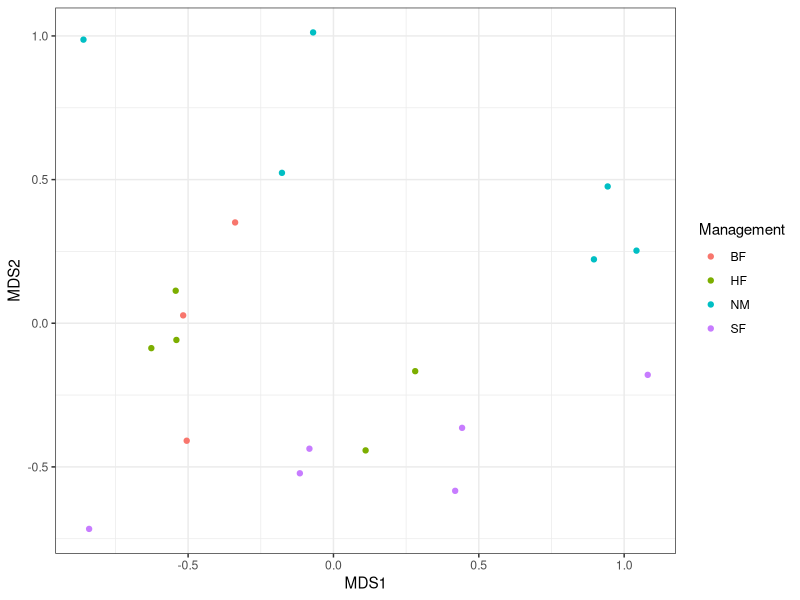
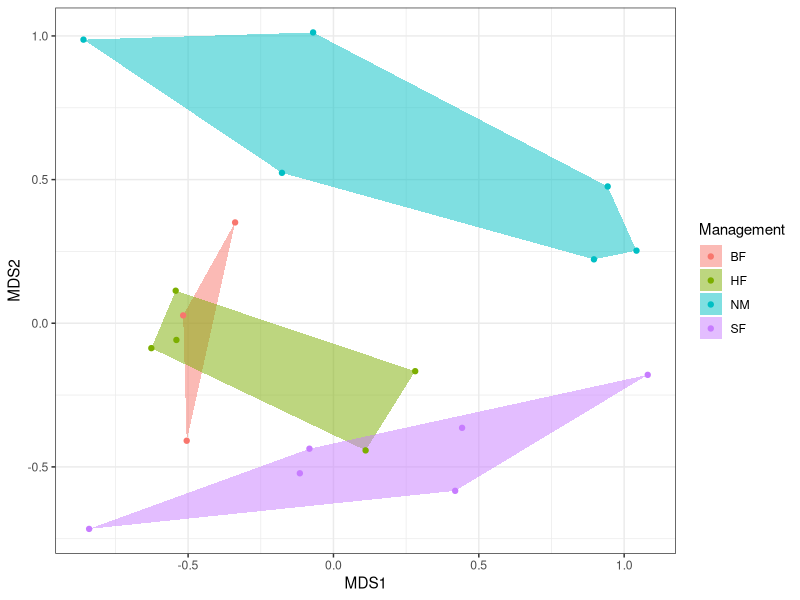

R code for these plots, in order: (Note: this script raises an error after producing the figures.)
library(vegan)
library(tidyverse)

data("dune")
data("dune.env")

sol <- metaMDS(dune)


Data <- sol$points %>% as.data.frame() %>% bind_cols(dune.env)

ggplot(Data, aes(MDS1, MDS2)) +
  geom_point(aes(color = Management)) +
  theme_bw()


StatChull <- ggproto("StatChull", Stat,
                     compute_group = function(data, scales) {
                       data[chull(data$x, data$y), , drop = FALSE]
                     },
                     
                     required_aes = c("x", "y")
) 


stat_chull <- function(mapping = NULL, data = NULL, geom = "polygon",
                       position = "identity", na.rm = FALSE, show.legend = NA, 
                       inherit.aes = TRUE, ...) {
  layer(
    stat = StatChull, data = data, mapping = mapping, geom = geom, 
    position = position, show.legend = show.legend, inherit.aes = inherit.aes,
    params = list(na.rm = na.rm, ...)
  )
}


ggplot(Data, aes(MDS1, MDS2)) +
  stat_chull(aes(fill = Management), alpha =0.5) +
  geom_point(aes(color = Management)) +
  theme_bw() 


Mod2 <- adonis2(dune ~ Management*A1, data = dune.env, by = NULL)
Mod1 <- adonis(dune ~ Management*A1, data = dune.env, by = NULL)


AICc.PERMANOVA <- function(adonis.model) {
  
  # check to see if object is an adonis model...
  
  if (!(adonis.model$aov.tab[1,1] >= 1))
    stop("object not output of adonis {vegan} ")
  
  # Ok, now extract appropriate terms from the adonis model
  # Calculating AICc using residual sum of squares (RSS) since I don't think that adonis returns something I can use as a liklihood function...
  
  RSS <- adonis.model$aov.tab[rownames(adonis.model$aov.tab) == "Residuals", "SumsOfSqs"]
  MSE <- adonis.model$aov.tab[rownames(adonis.model$aov.tab) == "Residuals", "MeanSqs"]
  
  k <- ncol(adonis.model$model.matrix)# + 1 # add one for error variance
  
  nn <- nrow(adonis.model$model.matrix)
  
  # AIC : 2*k + n*ln(RSS)
  # AICc: AIC + [2k(k+1)]/(n-k-1)
  
  # based on https://en.wikipedia.org/wiki/Akaike_information_criterion;
  # https://www.researchgate.net/post/What_is_the_AIC_formula;
  # http://avesbiodiv.mncn.csic.es/estadistica/ejemploaic.pdf
  
  # AIC.g is generalized version of AIC = 2k + n [Ln( 2(pi) RSS/n ) + 1]
  # AIC.pi = k + n [Ln( 2(pi) RSS/(n-k) ) +1],
  
  AIC <- 2*k + nn*log(RSS)
  AICc <- AIC + (2*k*(k + 1))/(nn - k - 1)
  
  output <- data.frame(AICc = AICc,k = k, n = nn)
  
  return(output)   
}

AICc.PERMANOVA2 <- function(adonis2.model) {
  
  # check to see if object is an adonis2 model...
  
  if (is.na(adonis2.model$SumOfSqs[1]))
    stop("object not output of adonis2 {vegan} ")
  
  # Ok, now extract appropriate terms from the adonis model Calculating AICc
  # using residual sum of squares (RSS or SSE) since I don't think that adonis
  # returns something I can use as a likelihood function... maximum likelihood
  # and MSE estimates are the same when distribution is gaussian See e.g.
  # https://www.jessicayung.com/mse-as-maximum-likelihood/;
  # https://towardsdatascience.com/probability-concepts-explained-maximum-likelihood-estimation-c7b4342fdbb1
  # So using RSS or MSE estimates is fine as long as the residuals are
  # Gaussian https://robjhyndman.com/hyndsight/aic/ If models have different
  # conditional likelihoods then AIC is not valid. However, comparing models
  # with different error distributions is ok (above link).
  
  
  RSS <- adonis2.model$SumOfSqs[ length(adonis2.model$SumOfSqs) - 1 ]
  MSE <- RSS / adonis2.model$Df[ length(adonis2.model$Df) - 1 ]
  
  nn <- adonis2.model$Df[ length(adonis2.model$Df) ] + 1
  
  k <- nn - adonis2.model$Df[ length(adonis2.model$Df) - 1 ]
  
  
  # AIC : 2*k + n*ln(RSS/n)
  # AICc: AIC + [2k(k+1)]/(n-k-1)
  
  # based on https://en.wikipedia.org/wiki/Akaike_information_criterion;
  # https://www.statisticshowto.datasciencecentral.com/akaikes-information-criterion/ ;
  # https://www.researchgate.net/post/What_is_the_AIC_formula;
  # http://avesbiodiv.mncn.csic.es/estadistica/ejemploaic.pdf;
  # https://medium.com/better-programming/data-science-modeling-how-to-use-linear-regression-with-python-fdf6ca5481be 
  

  AIC <- 2*k + nn*log(RSS/nn)
  AICc <- AIC + (2*k*(k + 1))/(nn - k - 1)

  output <- data.frame(AICc = AICc, k = k, N = nn)
  
  return(output)   
  
}

AICc.PERMANOVA2(Mod2)

AICc.PERMANOVA(Mod1)


data(dune)
data(dune.env)
mod0 <- rda(dune ~ 1, dune.env)  # Model with intercept only
mod1 <- rda(dune ~ ., dune.env)  # Model with all explanatory variables

## With scope present, the default direction is "both"
mod <- ordistep(mod0, scope = formula(mod1))
mod
## summary table of steps
mod$anova




spe.hell<- decostand (log1p(vltava.spe), method ='hellinger')
tbRDA <- rda (spe.hell ~ pH + SOILDPT + ELEVATION, data= vltava.env[,1:18])
par(mfrow =c(1,2))
ordiplot (tbRDA)
ef <- envfit (tbRDA ~ pH + SOILDPT + ELEVATION, data= vltava.env, display ='lc')
ef12 <- envfit (tbRDA ~ pH + SOILDPT + ELEVATION, data= vltava.env)
ef123 <- envfit (tbRDA ~ pH + SOILDPT + ELEVATION, data= vltava.env, choices =1:3)

ordiplot (tbRDA, type ='n')
plot(ef, col='blue')
plot(ef12, col='red')
plot(ef123, col='green')

ordiplot(tbRDA, type ='n')
plot(ef, col='blue')
plot(ef12, col='red')
plot(ef123, col='green')
legend('bottomright', lwd =1, col=c('blue', 'red', 'green'), legend=c('envfit on linear combination of scores', 'envfit  on sample scores (1st &2nd axis)', 'envfit on sample scores (1st, 2nd and 3rd axis)'), bty ='n')
